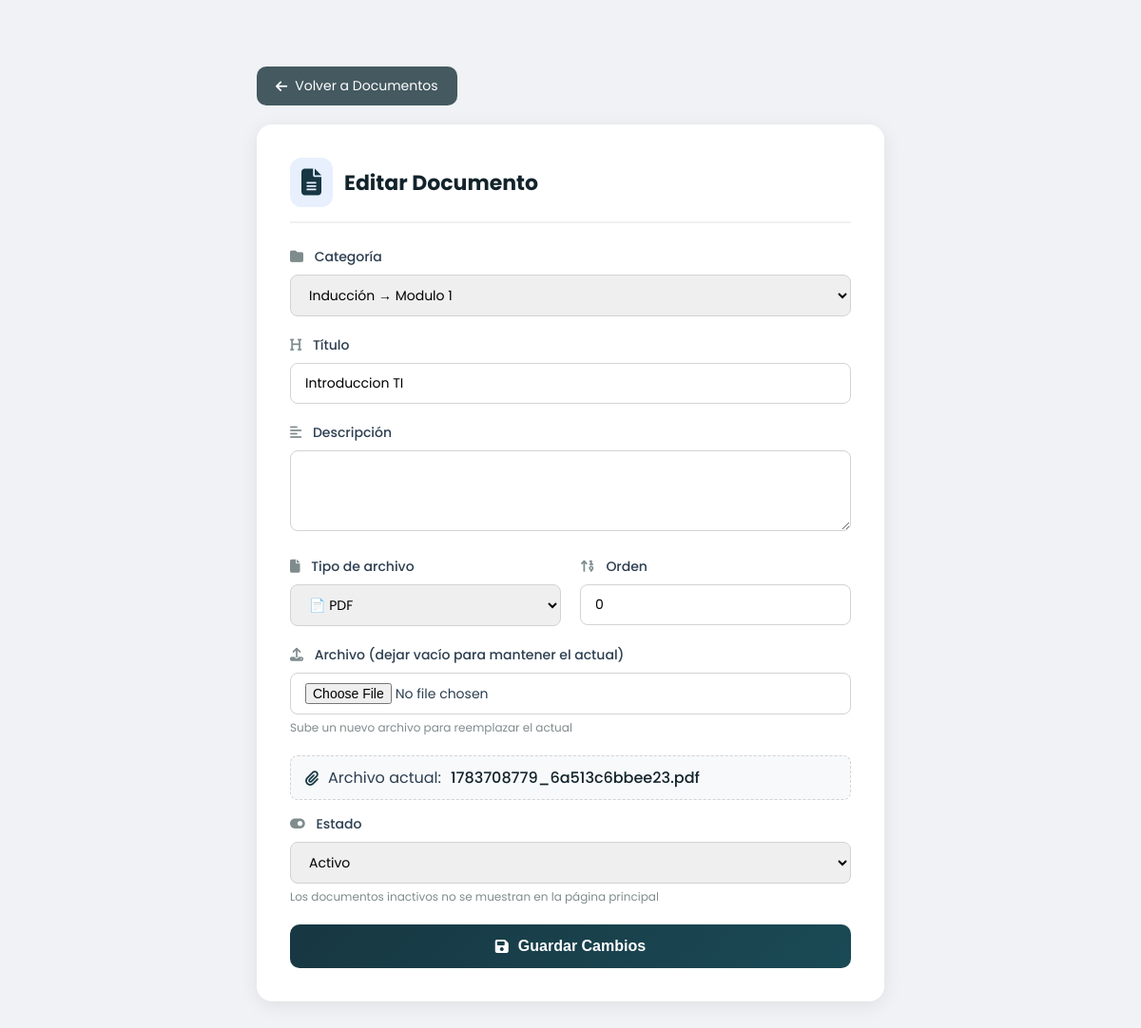
/admin/capacitaciones/editar_documento.php?id=2&categoria_id=2 (signed in), run on the app's committed database.
### tables this page shows
CREATE TABLE `documentos_capacitaciones` (
  `id` int NOT NULL AUTO_INCREMENT,
  `categoria_id` int NOT NULL,
  `titulo` varchar(200) NOT NULL,
  `descripcion` varchar(500) DEFAULT NULL,
  `tipo_archivo` enum('pdf','video','word','excel','link','imagen') DEFAULT 'pdf',
  `url` varchar(500) NOT NULL,
  `duracion_minutos` int DEFAULT NULL,
  `tamano_bytes` bigint DEFAULT NULL,
  `vistas` int DEFAULT '0',
  `orden` int DEFAULT '0',
  `activo` tinyint DEFAULT '1',
  `creado_por` int DEFAULT NULL,
  `fecha_creacion` datetime DEFAULT CURRENT_TIMESTAMP,
  PRIMARY KEY (`id`),
  KEY `categoria_id` (`categoria_id`),
  KEY `idx_activo` (`activo`),
  KEY `documentos_capacitaciones_ibfk_2` (`creado_por`),
  CONSTRAINT `documentos_capacitaciones_ibfk_1` FOREIGN KEY (`categoria_id`) REFERENCES `categorias_capacitaciones` (`id`) ON DELETE CASCADE,
  CONSTRAINT `documentos_capacitaciones_ibfk_2` FOREIGN KEY (`creado_por`) REFERENCES `usuarios` (`id`) ON DELETE SET NULL
);

CREATE TABLE `categorias_capacitaciones` (
  `id` int NOT NULL AUTO_INCREMENT,
  `nombre` varchar(100) NOT NULL,
  `descripcion` text,
  `tipo` enum('area','subarea','carpeta') DEFAULT 'area',
  `orden` int DEFAULT '0',
  `activo` tinyint DEFAULT '1',
  `padre_id` int DEFAULT NULL,
  `fecha_creacion` datetime DEFAULT CURRENT_TIMESTAMP,
  PRIMARY KEY (`id`),
  KEY `padre_id` (`padre_id`),
  CONSTRAINT `categorias_capacitaciones_ibfk_1` FOREIGN KEY (`padre_id`) REFERENCES `categorias_capacitaciones` (`id`) ON DELETE CASCADE
);

### admin/capacitaciones/editar_documento.php (the view, shortened to what this page needs)
<?php
require_once '../../includes/auth_check.php';
$id = $_GET['id'] ?? 0;
$stmt = $pdo->prepare("SELECT * FROM documentos_capacitaciones WHERE id = ?");
$stmt->execute([$id]);
$documento = $stmt->fetch(PDO::FETCH_ASSOC);
$stmt = $pdo->query("
    SELECT a.*, p.nombre as padre_nombre
    FROM categorias_capacitaciones a
    LEFT JOIN categorias_capacitaciones p ON a.padre_id = p.id
    WHERE a.tipo = 'carpeta' AND a.activo = 1
    ORDER BY p.nombre ASC, a.nombre ASC
");
$categorias = $stmt->fetchAll(PDO::FETCH_ASSOC);
?>
<!DOCTYPE html>
<html lang="es">
<head>
    <link rel="stylesheet" href="https://cdnjs.cloudflare.com/ajax/libs/font-awesome/6.5.1/css/all.min.css">
</head>
<body>
    <div class="container">
        <a href="documentos.php?categoria_id=<?php echo $documento['categoria_id']; ?>" class="btn-volver">
            <i class="fas fa-arrow-left"></i> Volver a Documentos
        </a>
        <div class="card">
            <div class="card-header">
                <i class="fas fa-file-alt"></i>
                <h2>Editar Documento</h2>
            </div>
            <form method="POST" action="" enctype="multipart/form-data">
                <div class="form-group">
                    <label><i class="fas fa-folder"></i> Categoría</label>
                    <select name="categoria_id" required>
                        <?php foreach ($categorias as $categoria): ?>
                            <option value="<?php echo $categoria['id']; ?>" <?php echo $documento['categoria_id'] == $categoria['id'] ? 'selected' : ''; ?>>
                                <?php echo htmlspecialchars($categoria['padre_nombre']); ?> → <?php echo htmlspecialchars($categoria['nombre']); ?>
                            </option>
                        <?php endforeach; ?>
                    </select>
                </div>
                <div class="form-group">
                    <label><i class="fas fa-heading"></i> Título</label>
                    <input type="text" name="titulo" value="<?php echo htmlspecialchars($documento['titulo']); ?>" required>
                </div>
                <div class="form-group">
                    <label><i class="fas fa-align-left"></i> Descripción</label>
                    <textarea name="descripcion" rows="3"><?php echo htmlspecialchars($documento['descripcion']); ?></textarea>
                </div>
                <div class="form-row">
                    <div class="form-group">
                        <label><i class="fas fa-file"></i> Tipo de archivo</label>
                        <select name="tipo_archivo" id="tipo_archivo" required>
                            <option value="pdf" <?php echo $documento['tipo_archivo'] == 'pdf' ? 'selected' : ''; ?>>📄 PDF</option>
                        </select>
                    </div>
                    <div class="form-group">
                        <label><i class="fas fa-sort-numeric-up"></i> Orden</label>
                        <input type="number" name="orden" value="<?php echo $documento['orden']; ?>">
                    </div>
                </div>
                <div class="form-group" id="archivo_field">
                    <label><i class="fas fa-upload"></i> Archivo (dejar vacío para mantener el actual)</label>
                    <input type="file" name="archivo" id="archivo_input">
                    <div class="info-text">Sube un nuevo archivo para reemplazar el actual</div>
                </div>
                <?php if ($documento['url']): ?>
                    <div class="archivo-actual">
                        <i class="fas fa-paperclip"></i>
                        <span class="label">Archivo actual:</span>
                        <span class="filename">
                            <?php
                            $nombre_archivo = basename($documento['url']);
                            echo htmlspecialchars($nombre_archivo);
                            ?>
                        </span>
                    </div>
                <?php endif; ?>
                <div class="form-group">
                    <label><i class="fas fa-toggle-on"></i> Estado</label>
                    <select name="activo">
                        <option value="1" <?php echo $documento['activo'] == 1 ? 'selected' : ''; ?>>Activo</option>
                    </select>
                    <div class="info-text">Los documentos inactivos no se muestran en la página principal</div>
                </div>
                <button type="submit" class="btn-guardar">
                    <i class="fas fa-save"></i> Guardar Cambios
                </button>
            </form>
        </div>
    </div>
</body>
</html>

### admin/capacitaciones/editar_documento.php (style rules this page uses)
* { margin: 0; padding: 0; box-sizing: border-box; }
body { font-family: 'Poppins', sans-serif; background: #f0f2f5; color: #2c3e50; }
.container { max-width: 700px; margin: 50px auto; padding: 20px; }
.card { background: white; border-radius: 16px; padding: 35px; box-shadow: 0 4px 20px rgba(0,0,0,0.08); }
.card-header { display: flex; align-items: center; gap: 12px; margin-bottom: 25px; padding-bottom: 15px; border-bottom: 2px solid #f0f0f0; }
.card-header i { font-size: 28px; color: #173742; background: #e8f0fe; padding: 12px; border-radius: 12px; }
.card-header h2 { font-size: 22px; color: #12232b; }
.form-group { margin-bottom: 20px; }
.form-group label { display: block; margin-bottom: 8px; font-weight: 500; font-size: 14px; color: #2c3e50; }
.form-group label i { margin-right: 8px; color: #7f8c8d; }
.form-group input, .form-group select, .form-group textarea { width: 100%; padding: 10px 15px; border: 1px solid #d3d3d3; border-radius: 8px; font-family: 'Poppins', sans-serif; font-size: 14px; transition: all 0.3s ease; }
.form-group textarea { resize: vertical; min-height: 80px; }
.form-row { display: flex; gap: 20px; flex-wrap: wrap; }
.form-row .form-group { flex: 1; min-width: 200px; }
.btn-guardar { background: linear-gradient(135deg, #173742, #1a4a55); color: white; border: none; padding: 14px 25px; border-radius: 10px; cursor: pointer; font-weight: 600; width: 100%; transition: all 0.3s ease; display: flex; align-items: center; justify-content: center; gap: 10px; font-size: 16px; }
.btn-volver { background: #445960; color: white; padding: 10px 20px; text-decoration: none; border-radius: 10px; display: inline-flex; align-items: center; gap: 8px; margin-bottom: 20px; transition: all 0.3s ease; font-size: 14px; }
.info-text { font-size: 12px; color: #7f8c8d; margin-top: 5px; }
.archivo-actual { background: #f8f9fa; padding: 10px 15px; border-radius: 8px; margin-bottom: 15px; display: flex; align-items: center; gap: 10px; flex-wrap: wrap; border: 1px dashed #d3d3d3; }
.archivo-actual i { color: #173742; }
.archivo-actual .filename { font-weight: 500; color: #12232b; }

### data on the page
documentos_capacitaciones: categoria_id "Inducción → Modulo 1", titulo "Introduccion TI", tipo_archivo "📄 PDF", orden "0", url "1783708779_6a513c6bbee23.pdf", activo "Activo"
